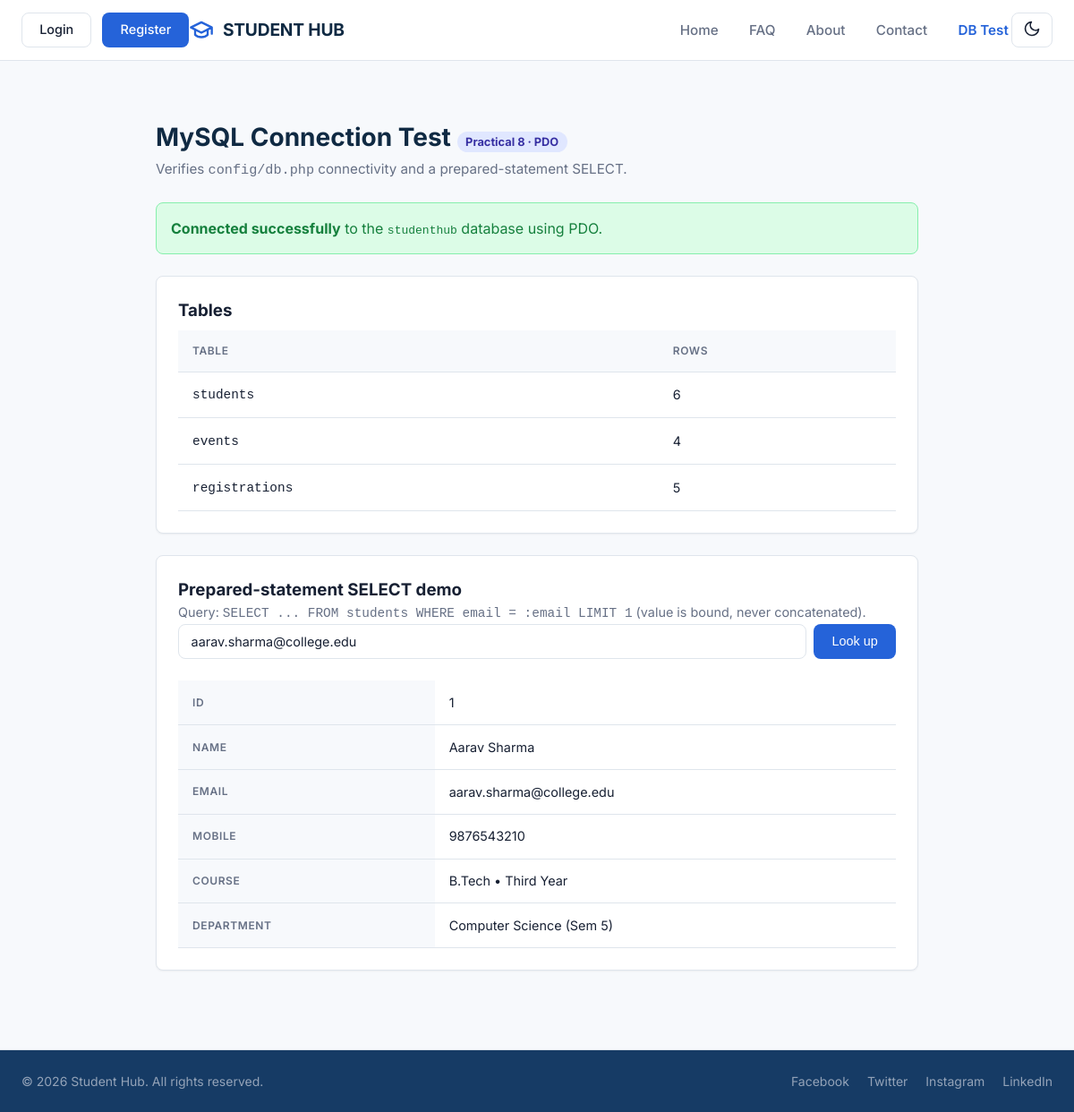
The app's page /php/db_test.php (signed in) with its own data.
### tables this page shows
CREATE TABLE IF NOT EXISTS `students` (
    `student_id`    INT UNSIGNED NOT NULL AUTO_INCREMENT,
    `full_name`     VARCHAR(60) NOT NULL,
    `email`         VARCHAR(120) NOT NULL,
    `mobile`        CHAR(10) NOT NULL,
    `course`        ENUM('BCA', 'BBA', 'B.Tech', 'Other') NOT NULL,
    `academic_year` ENUM('First Year', 'Second Year', 'Third Year', 'Final Year') NOT NULL,
    `gender`        ENUM('Male', 'Female', 'Prefer not to say') NOT NULL,
    `password_hash` VARCHAR(255) NOT NULL,
    `department`    VARCHAR(80) NULL DEFAULT NULL,
    `semester`      TINYINT UNSIGNED NULL DEFAULT NULL,
    `role`          ENUM('student', 'admin') NOT NULL DEFAULT 'student',
    `registered_at` TIMESTAMP NOT NULL DEFAULT CURRENT_TIMESTAMP,
    PRIMARY KEY (`student_id`),
    UNIQUE KEY `uq_students_email` (`email`),
    CONSTRAINT `chk_students_mobile` CHECK (`mobile` REGEXP '^[6-9][0-9]{9}$'),
    CONSTRAINT `chk_students_name_len` CHECK (CHAR_LENGTH(`full_name`) >= 2)
);

### php/db_test.php (the view, shortened to what this page needs)
<?php
function h($value) {
    return htmlspecialchars((string)($value ?? ''), ENT_QUOTES, 'UTF-8');
}
$lookupEmail = trim($_GET['email'] ?? 'aarav.sharma@college.edu');
$pdo = getDbConnection();
$dbError = ($pdo === null);
$counts = ['students' => null, 'events' => null, 'registrations' => null];
$foundStudent = null;
$queryError = null;
if (!$dbError) {
    try {
        foreach (array_keys($counts) as $table) {
            $counts[$table] = (int)$pdo->query("SELECT COUNT(*) AS c FROM `{$table}`")->fetch()['c'];
        }
        $stmt = $pdo->prepare(
            'SELECT `student_id`, `full_name`, `email`, `mobile`, `course`,
                    `academic_year`, `gender`, `department`, `semester`, `registered_at`
             FROM `students`
             WHERE `email` = :email
             LIMIT 1'
        );
        $stmt->execute([':email' => $lookupEmail]);
        $foundStudent = $stmt->fetch();
    } catch (PDOException $e) {
        error_log('[studenthub] db_test query failed: ' . $e->getMessage());
        $queryError = 'A database query failed. Please try again later.';
    }
}
?>
<!DOCTYPE html>
<html lang="en">
<head>
    <link rel="stylesheet" href="../css/style.css">
</head>
<body>
    <header class="navbar" role="navigation" aria-label="Main navigation">
        <div class="nav-container">
            <div class="nav-actions">
                <a href="login.html" class="btn btn-outline">Login</a>
                <a href="register.php" class="btn btn-primary">Register</a>
            </div>
            <a href="home.html" class="nav-brand">
                <svg width="28" height="28" viewBox="0 0 24 24" fill="none" stroke="currentColor" stroke-width="2" stroke-linecap="round" stroke-linejoin="round">
                    <path d="M22 10v6M2 10l10-5 10 5-10 5z"/>
                    <path d="M6 12v5c3 3 9 3 12 0v-5"/>
                </svg>
                <span>STUDENT HUB</span>
            </a>
            <ul class="nav-links">
                <li><a href="home.html" class="nav-link">Home</a></li>
                <li><a href="faq.html" class="nav-link">FAQ</a></li>
                <li><a href="about.html" class="nav-link">About</a></li>
                <li><a href="contact.php" class="nav-link">Contact</a></li>
                <li><a href="db_test.php" class="nav-link active">DB Test</a></li>
            </ul>
            <button type="button" class="theme-toggle">Dark Mode</button>
        </div>
    </header>
    <main class="main-container" style="max-width: 900px; margin: 2rem auto;">
        <h1 class="page-title">MySQL Connection Test <span style="font-size: 0.8rem; background: #e0e7ff; color: #3730a3; padding: 0.25rem 0.6rem; border-radius: 9999px; font-weight: 700;">Practical 8 · PDO</span></h1>
        <p class="page-subtitle">Verifies <code>config/db.php</code> connectivity and a prepared-statement SELECT.</p>
        <?php if ($dbError): ?>
            <div class="alert alert-danger" role="alert" style="background-color: #fee2e2; color: #b91c1c; border: 1px solid #fca5a5; padding: 1rem; border-radius: 8px; margin: 1.5rem 0;">
                <strong>Database unavailable.</strong>
                Could not connect to the <code>studenthub</code> database.
                Start MySQL in XAMPP and import <code>database/studenthub.sql</code> via phpMyAdmin, then reload this page.
            </div>
        <?php else: ?>
            <div class="alert alert-success" role="status" style="background-color: #dcfce7; color: #15803d; border: 1px solid #86efac; padding: 1rem; border-radius: 8px; margin: 1.5rem 0;">
                <strong>Connected successfully</strong> to the <code>studenthub</code> database using PDO.
            </div>
            <?php if ($queryError): ?>
                <div class="alert alert-danger" role="alert" style="background-color: #fee2e2; color: #b91c1c; border: 1px solid #fca5a5; padding: 1rem; border-radius: 8px; margin-bottom: 1.5rem;">
                    <?= h($queryError) ?>
                </div>
            <?php else: ?>
                <div class="card">
                    <h3 style="margin-top: 0;">Tables</h3>
                    <div class="table-responsive">
                        <table class="data-table">
                            <thead><tr><th>Table</th><th>Rows</th></tr></thead>
                            <tbody>
                                <?php foreach ($counts as $table => $n): ?>
                                    <tr><td><code><?= h($table) ?></code></td><td><?= h($n) ?></td></tr>
                                <?php endforeach; ?>
                            </tbody>
                        </table>
                    </div>
                </div>
                <div class="card">
                    <h3 style="margin-top: 0;">Prepared-statement SELECT demo</h3>
                    <p style="color: var(--text-muted); font-size: 0.9rem;">
                        Query: <code>SELECT ... FROM students WHERE email = :email LIMIT 1</code>
                        (value is bound, never concatenated).
                    </p>
                    <form method="GET" action="db_test.php" style="display: flex; gap: 0.5rem; flex-wrap: wrap; margin-bottom: 1rem;">
                        <input type="email" name="email" class="form-control" style="flex: 1; min-width: 240px;" value="<?= h($lookupEmail) ?>" required>
                        <button type="submit" class="btn btn-primary">Look up</button>
                    </form>
                    <?php if ($foundStudent): ?>
                        <div class="table-responsive">
                            <table class="data-table">
                                <tbody>
                                    <tr><th>ID</th><td><?= h($foundStudent['student_id']) ?></td></tr>
                                    <tr><th>Name</th><td><?= h($foundStudent['full_name']) ?></td></tr>
                                    <tr><th>Email</th><td><?= h($foundStudent['email']) ?></td></tr>
                                    <tr><th>Mobile</th><td><?= h($foundStudent['mobile']) ?></td></tr>
                                    <tr><th>Course</th><td><?= h($foundStudent['course']) ?> &bull; <?= h($foundStudent['academic_year']) ?></td></tr>
                                    <tr><th>Department</th><td><?= h($foundStudent['department']) ?> (Sem <?= h($foundStudent['semester']) ?>)</td></tr>
                                </tbody>
                            </table>
                        </div>
                    <?php else: ?>
                        <p style="color: var(--text-muted);">No student found with email <code><?= h($lookupEmail) ?></code>.</p>
                    <?php endif; ?>
                </div>
            <?php endif; ?>
        <?php endif; ?>
    </main>
    <footer class="footer">
        <div class="footer-container">
            <p class="footer-copy">&copy; 2026 Student Hub. All rights reserved.</p>
            <div class="social-links">
                <a href="#" class="social-link">Facebook</a>
                <a href="#" class="social-link">Twitter</a>
                <a href="#" class="social-link">Instagram</a>
                <a href="#" class="social-link">LinkedIn</a>
            </div>
        </div>
    </footer>
</body>
</html>

### records on screen
students: student_id "1", full_name "Aarav Sharma", email "aarav.sharma@college.edu", mobile "9876543210", course "B.Tech", academic_year "Third Year", department "Computer Science", semester "5"

### other values on screen
$table "students"
$n "6"
$table "events"
$n "4"
$table "registrations"
$n "5"
